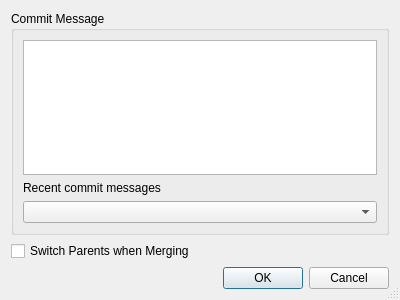
<?xml version="1.0" encoding="UTF-8"?>
<ui version="4.0">
 <class>HgFetchDialog</class>
 <widget class="QDialog" name="HgFetchDialog">
  <property name="geometry">
   <rect>
    <x>0</x>
    <y>0</y>
    <width>400</width>
    <height>300</height>
   </rect>
  </property>
  <property name="windowTitle">
   <string>Fetch Changes</string>
  </property>
  <property name="sizeGripEnabled">
   <bool>true</bool>
  </property>
  <layout class="QVBoxLayout" name="verticalLayout_2">
   <item>
    <widget class="QGroupBox" name="groupBox">
     <property name="title">
      <string>Commit Message</string>
     </property>
     <layout class="QVBoxLayout" name="verticalLayout">
      <item>
       <widget class="QPlainTextEdit" name="messageEdit">
        <property name="toolTip">
         <string>Enter commit message or leave empty to use the default message</string>
        </property>
        <property name="tabChangesFocus">
         <bool>true</bool>
        </property>
       </widget>
      </item>
      <item>
       <widget class="QLabel" name="label_2">
        <property name="text">
         <string>Recent commit messages</string>
        </property>
       </widget>
      </item>
      <item>
       <widget class="QComboBox" name="recentComboBox">
        <property name="toolTip">
         <string>Select a recent commit message to use</string>
        </property>
       </widget>
      </item>
     </layout>
    </widget>
   </item>
   <item>
    <widget class="QCheckBox" name="switchCheckBox">
     <property name="toolTip">
      <string>Select to switch the merge order</string>
     </property>
     <property name="text">
      <string>Switch Parents when Merging</string>
     </property>
    </widget>
   </item>
   <item>
    <widget class="QDialogButtonBox" name="buttonBox">
     <property name="orientation">
      <enum>Qt::Horizontal</enum>
     </property>
     <property name="standardButtons">
      <set>QDialogButtonBox::Cancel|QDialogButtonBox::Ok</set>
     </property>
    </widget>
   </item>
  </layout>
 </widget>
 <tabstops>
  <tabstop>messageEdit</tabstop>
  <tabstop>recentComboBox</tabstop>
  <tabstop>switchCheckBox</tabstop>
  <tabstop>buttonBox</tabstop>
 </tabstops>
 <resources/>
 <connections>
  <connection>
   <sender>buttonBox</sender>
   <signal>accepted()</signal>
   <receiver>HgFetchDialog</receiver>
   <slot>accept()</slot>
   <hints>
    <hint type="sourcelabel">
     <x>248</x>
     <y>254</y>
    </hint>
    <hint type="destinationlabel">
     <x>157</x>
     <y>274</y>
    </hint>
   </hints>
  </connection>
  <connection>
   <sender>buttonBox</sender>
   <signal>rejected()</signal>
   <receiver>HgFetchDialog</receiver>
   <slot>reject()</slot>
   <hints>
    <hint type="sourcelabel">
     <x>316</x>
     <y>260</y>
    </hint>
    <hint type="destinationlabel">
     <x>286</x>
     <y>274</y>
    </hint>
   </hints>
  </connection>
 </connections>
</ui>
